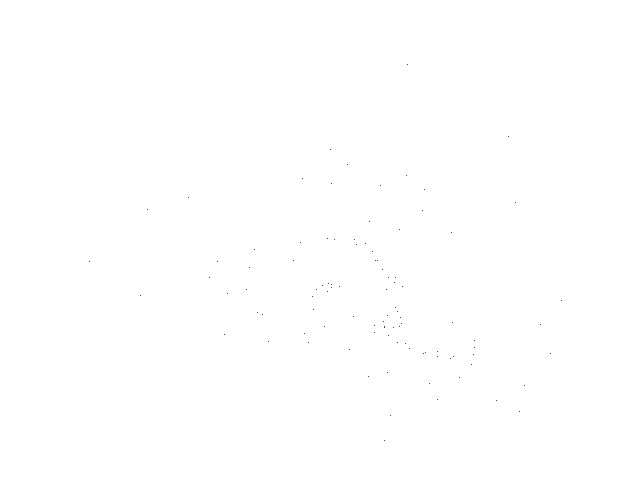
Frame 1 (no input)
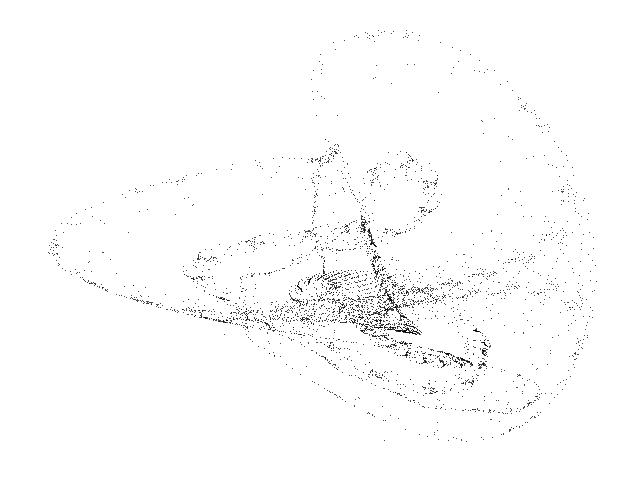
Frame 60 (the mouse pressed at the canvas centre just before this capture)
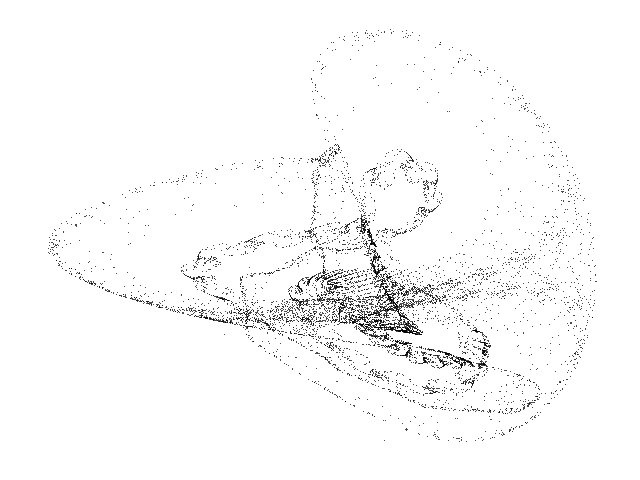
Frame 120 (the mouse held since frame 60 and released just before this capture)

The Processing sketch that drew these frames (run headless with seeded random() and noise(); from frame 60 on, the mouse is pressed at the canvas centre):

// Processing sketch: Polynomial_Sprott
// ── Polynomial_Sprott.pde
// Polynomial Sprott chaotic map //

  float x = 0.0;
  float y = 0.0;
  float z = 0.0;
  float p0 = 0.862;
  float p1 = -1.147;
  float p2 = 0.01;
  float p3 = 0.241;
  float p4 = -0.85;
  float p5 = -0.174;
  float p6 = 1.193;
  float p7 = -0.572;
  float p8 = 0.772;
  float p9 = 0.147;
  float p10 = -0.049;
  float p11 = 0.427;
  float p12 = -0.103;
  float p13 = -0.402;
  float p14 = 1.13;
  float p15 = 0.859;
  float p16 = -0.642;
  float p17 = -0.649;
  float p18 = -1.074;
  float p19 = -0.636;
  float p20 = -0.706;
  float p21 = 0.315;
  float p22 = -0.125;
  float p23 = 1.193;
  float p24 = 0.533;
  float p25 = -0.091;
  float p26 = 0.778;
  float p27 = -1.199;
  float p28 = -0.112;
  float p29 = 0.025;


void setup() {
  
  size(640, 480);
  background(255);
  
}

void draw() {
  
  for (int i=0; i<100; i++) {
    
    float nx = x;
    float ny = y;
    float nz = z;
    
    x = p0+p1*nx+p2*pow(nx,2.0)+p3*nx*ny+p4*nx*nz+p5*ny+p6*pow(ny,2.0)+p7*ny*nz+p8*nz+p9*pow(nz,2.0);
    y = p10+p11*nx+p12*pow(nx,2.0)+p13*nx*ny+p14*nx*nz+p15*ny+p16*pow(ny,2.0)+p17*ny*nz+p18*nz+p19*pow(nz,2.0);
    z = p20+p21*nx+p22*pow(nx,2.0)+p23*nx*ny+p24*nx*nz+p25*ny+p26*pow(ny,2.0)+p27*ny*nz+p28*nz+p29*pow(nz,2.0);
  
    point(-55 + (890 * x), -20 + (770 * y));
        
  }

}
